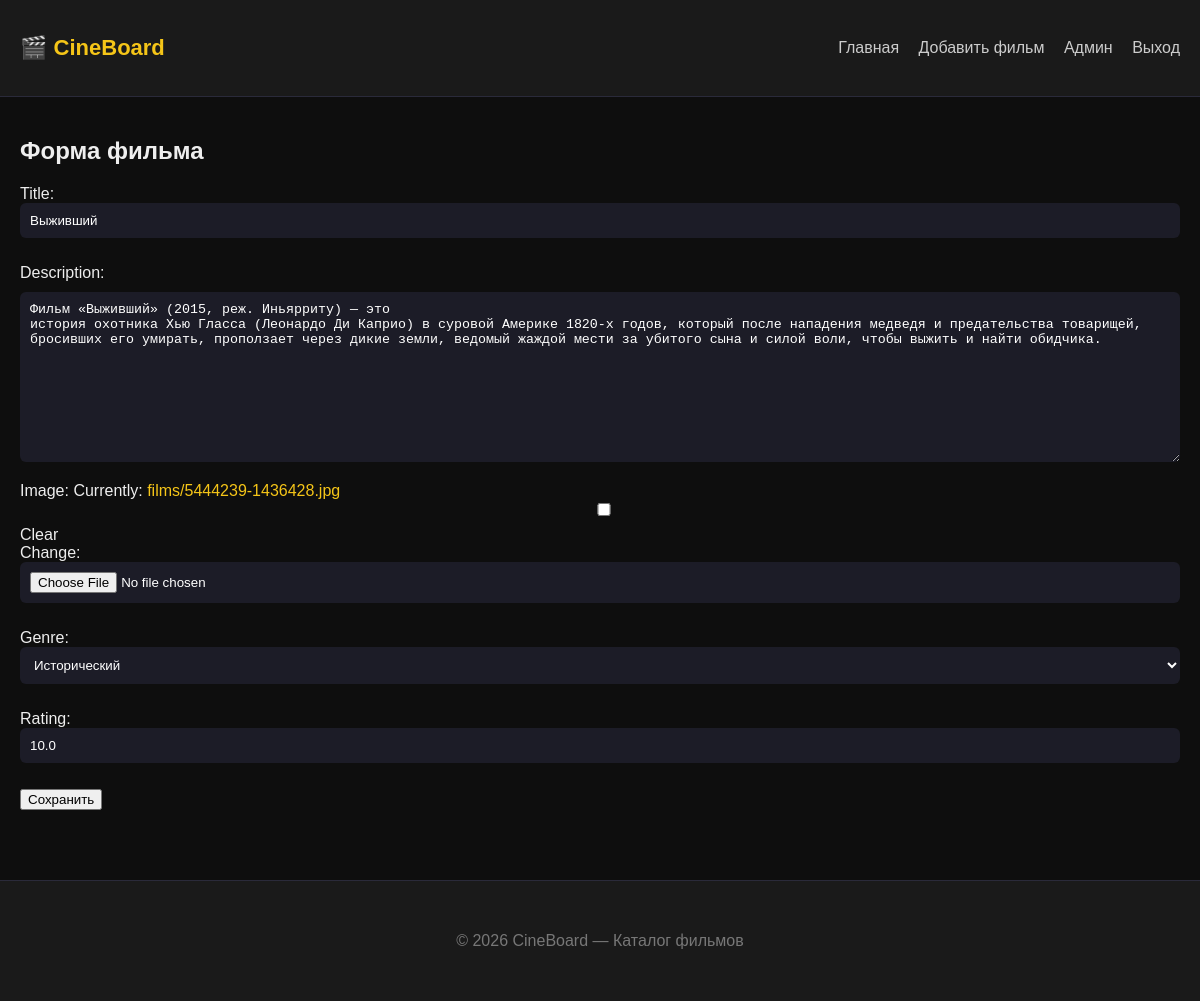
The page /film/9/edit/ (signed in) on the database its author committed.
### cineboard/models.py (models this page shows, shortened)
class Film(models.Model):
    title = models.CharField(max_length=150)
    description = models.TextField()
    image = models.ImageField(upload_to='films/', blank=True, null=True)
    genre = models.ForeignKey(Genre, on_delete=models.CASCADE, related_name='films')
    release_date = models.DateField(auto_now_add=True)
    rating = models.FloatField(default=0)
    created_at = models.DateTimeField(auto_now_add=True)
    views = models.PositiveIntegerField(default=0)
    likes = models.ManyToManyField(User, blank=True, related_name='liked_films')

### cineboard/views.py (the view)
# urls.py: path('film/<int:pk>/edit/', FilmUpdateView.as_view(), name='film_edit'),
class FilmUpdateView(LoginRequiredMixin, UpdateView):
    model = Film
    form_class = FilmForm
    template_name = 'cineboard/film_form.html'
    success_url = reverse_lazy('film_list')

### cineboard/forms.py
class FilmForm(forms.ModelForm):
    class Meta:
        model = Film
        fields = ['title', 'description', 'image', 'genre', 'rating']

### cineboard/models.py (called while the page is built)
    def __str__(self):
        return self.name

### templates/cineboard/film_form.html (shortened to what this page needs)
{% extends 'base.html' %}
{% block content %}
<h2>Форма фильма</h2>
<form method="post" enctype="multipart/form-data">
    {{ form.as_p }}
    <button type="submit">Сохранить</button>
</form>
{% endblock %}

### static/styles/main.css (style rules this page uses)
* { box-sizing: border-box; }
body { font-family: 'Segoe UI', Arial, sans-serif; background: #0f0f14; color: #e5e5e5; margin: 0; }
a { color: #f5c518; text-decoration: none; transition: 0.3s; }
textarea { width: 100%; min-height: 90px; background: #1c1c27; border: none; border-radius: 6px; color: #fff; padding: 10px; margin-top: 10px; }
form input, form select { width: 100%; padding: 10px; background: #1c1c27; border: none; border-radius: 6px; color: #fff; margin-bottom: 10px; }
button { transition: 0.3s; }
body { background: #121212; color: #eee; font-family: Arial; margin: 0; }
a { color: #f5c518; text-decoration: none; }
body { background: #0e0e0e; color: #eee; font-family: Arial; margin: 0; }

### rows shown on the page
Film: title "Выживший", description "Фильм «Выживший» (2015, реж. Иньярриту) — это история охотника Хью Гласса (Леонардо Ди Каприо) в суровой Америке 1820-х годов, который после нападения медведя и предательства товарищей, бросивших его умирать, проползает через дикие земли, ведомый жаждой мести за убитого сына и силой воли, чтобы выжить и найти обидчика.", genre "Исторический", rating "10.0"
